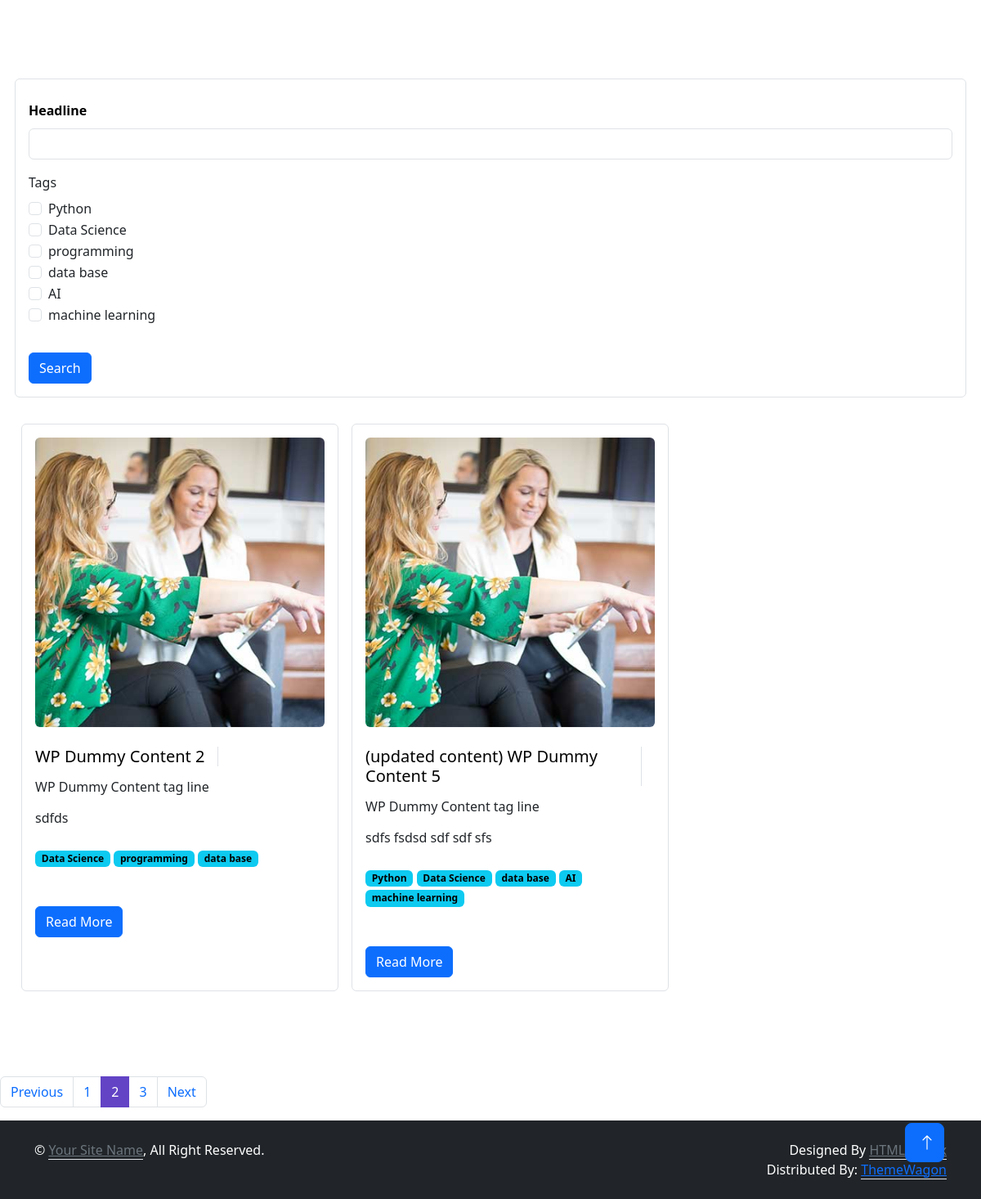
/blog/postlist/?page=2, run on the app's committed database.
### blog/models.py (models this page shows, shortened)
class Post(models.Model):
    headline = models.CharField(max_length=200)
    sub_headline = models.CharField(max_length=200, null=True, blank=True)
    thumbnail = models.ImageField(null=True, blank=True, upload_to='blog/images', default='img.png')
    body = models.TextField(null=True, blank=True)
    created_at = models.DateTimeField(auto_now=True)
    active = models.BooleanField(default=False)
    featured = models.BooleanField(default=False)
    tags = models.ManyToManyField(Tags, blank=True)

class Tags(models.Model):
    name = models.CharField(max_length=200)
    def __str__(self) -> str:
        return self.name

### blog/views.py (the view)
# urls.py: path('postlist/', views.postlist, name='postlist'),
def postlist(request):
    posts = Post.objects.all()
    filterobj = PostFilter(request.GET, queryset = posts)
    posts = filterobj.qs
    page = request.GET.get('page', 1)
    PostPaginator = Paginator(posts, POSTS_PER_PAGE)
    try:
        posts = PostPaginator.page(page)
    except PageNotAnInteger:
        posts = PostPaginator.page(1)
    except EmptyPage:
        posts = PostPaginator.page(PostPaginator.num_pages)
    context = {
        'posts' : posts,
        'filterobj' : filterobj,
        'paginator' : PostPaginator,
        'IsPaginated' : True,
    }
    return render(request, 'post_list.html', context)

### templates/post_list.html (shortened to what this page needs)
{% extends 'base.html' %}
{% load static %}
{% load crispy_forms_tags %}
{% block content %}
<link href="https://cdn.jsdelivr.net/npm/bootstrap@5.3.1/dist/css/bootstrap.min.css" rel="stylesheet">
<div class="container-xxl py-6" id="about">
    <div class="container">
        <div class="row g-5">
        <div class="border rounded p-3 mb-4">
            <form action="" method="GET" id="searchForm">
                {{filterobj.form|crispy}}
            <button type="submit" class="btn btn-primary mt-3">Search</button>
            </form>
        </div>
            {% for post in posts %}
            <div class="col-lg-4 wow fadeInUp border p-3 m-2 rounded" data-wow-delay="0.5s">
                <div class="row g-3 mb-4">
                    <div class="col-sm-12">
                        <img class="img-fluid rounded"
                            src="{% static 'img/about-2.jpg' %}" alt>
                    </div>
                </div>
                <div class="d-flex align-items-center mb-3">
                    <a style="text-decoration: none; color:black;" href="{% url 'post' post.id %}"><h5 class="border-end pe-3 me-3 mb-0">{{post.headline}}</h5></a>
                </div>
                <div class="d-flex align-items-center mb-3">
                    <h6 class=" pe-3 me-3 mb-0">{{post.sub_headline}}</h6>
                </div>
                <p class="mb-4">{{post.body|truncatewords:30}}</p>
                    {% for tag in post.tags.all %}
                    <span class="badge text-bg-info">{{tag.name}}</span>
                    {% endfor %}
                    <div class="d-flex align-items-center pt-5">
                        <a href ="{% url 'post' post.id %}" class="btn btn-primary ">Read More</a>
                    </div>
            </div>
            {% endfor %}
        </div>
    </div>
</div>
{% if IsPaginated %}
<div class="center">
    <nav aria-label="...">
        <ul class="pagination">
            {% if posts.has_previous %}
            <li class="page-item">
              <a class="page-link" data-page = "{{posts.previous_page_number}}" href="?page={{posts.previous_page_number}}" >Previous</a>
            </li>
            {% endif %}
          {% for i in posts.paginator.page_range %}
            {% if posts.number == i %}
                <li class="page-item active" aria-current="page">
                    <a class="page-link" data-page="{{i}}" href="?page={{i}}">{{i}}</a>
                </li>
            {% else %}
                <li class="page-item " aria-current="page">
                    <a class="page-link" data-page="{{i}}" href="?page={{i}}">{{i}}</a>
                </li>
            {% endif %}
          {% endfor %}
          {% if posts.has_next %}
          <li class="page-item">
            <a class="page-link" data-page="{{posts.next_page_number}}" href="?page={{posts.next_page_number}}" >Next</a>
          </li>
          {% endif %}
        </ul>
      </nav>
</div>
{% endif %}
{% endblock %}

### static/css/style.css (style rules this page uses)
:root { --primary: #6244C5; --secondary: #FFC448; --light: #FAFAFB; --dark: #12141D; }
.py-6 { padding-top: 6rem; padding-bottom: 6rem; }
.btn { font-weight: 500; transition: .5s; }
.btn.btn-primary, .btn.btn-secondary { color: #FFFFFF; }

### templates/post_list.html (style rules this page uses)
#div_id_headline > label { color: rgb(0, 0, 0); font-weight: bold; font-size: 15; margin: 10px 0px; }

### data on the page
Post: headline "WP Dummy Content 2", sub_headline "WP Dummy Content tag line", body "sdfds"
Tags: name "Data Science"
Tags: name "programming"
Tags: name "data base"
Post: headline "(updated content) WP Dummy Content 5", sub_headline "WP Dummy Content tag line", body "sdfs fsdsd sdf sdf sfs"
Tags: name "Python"
Tags: name "AI"
Tags: name "machine learning"

### other printed values
{{ i }} "1" "3"
{{ i }} "2"
